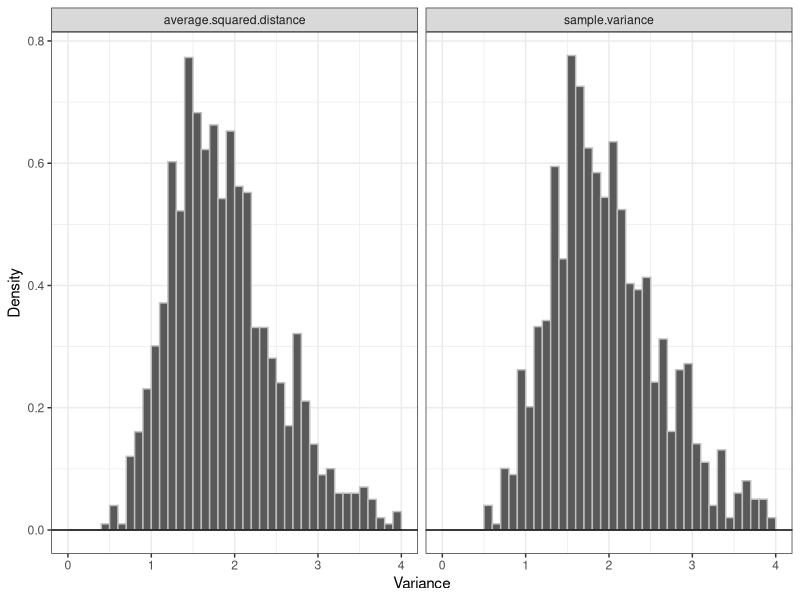
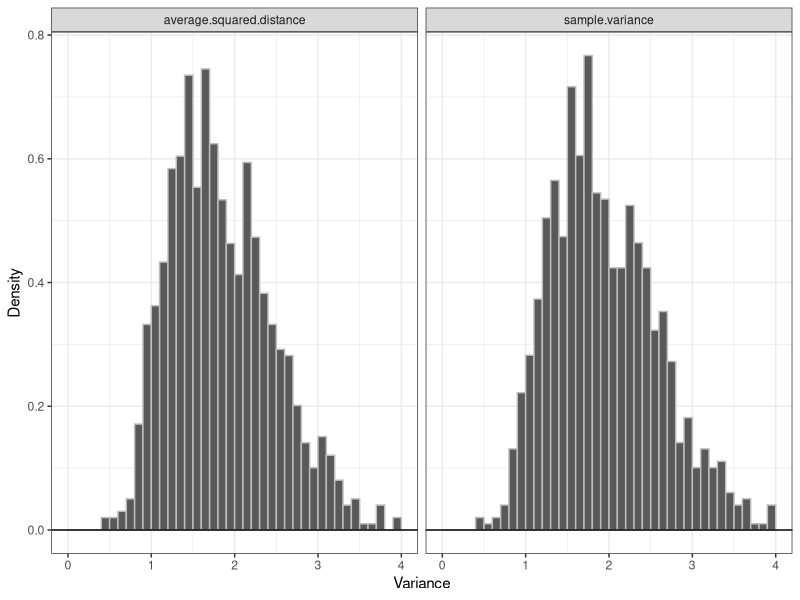
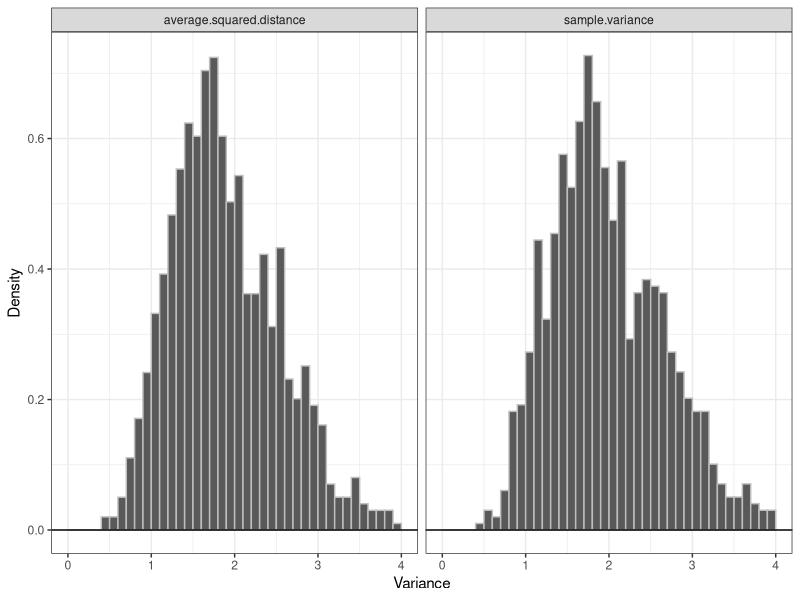
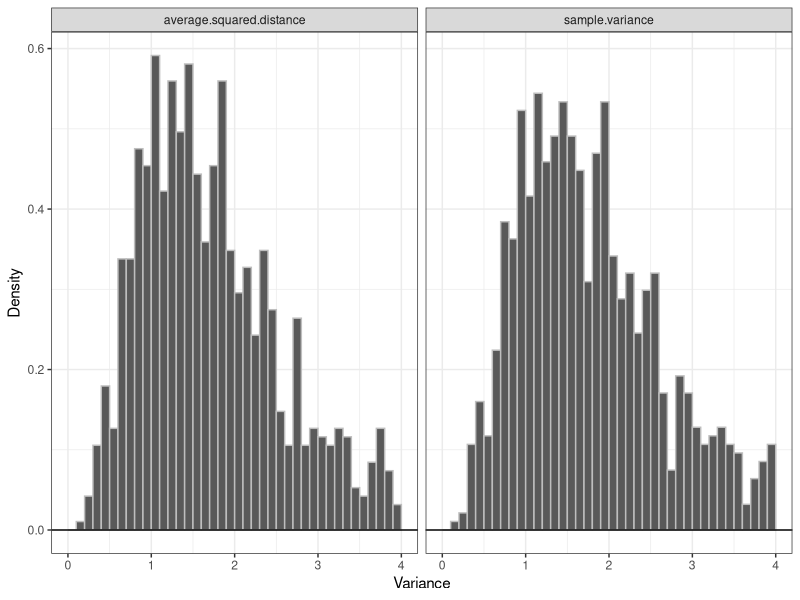
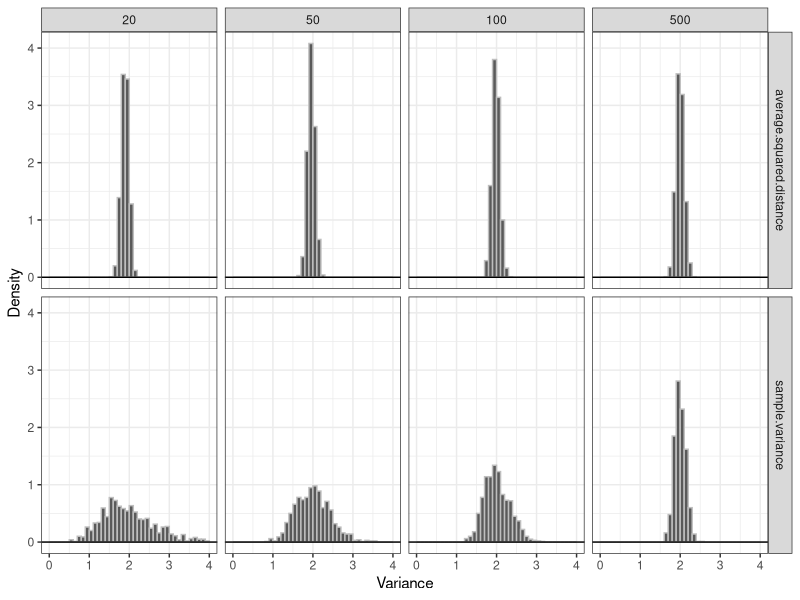
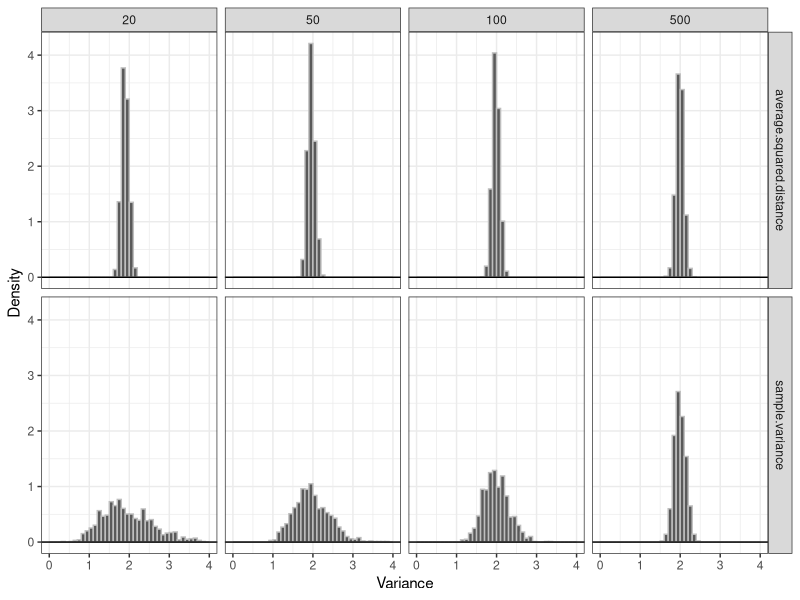
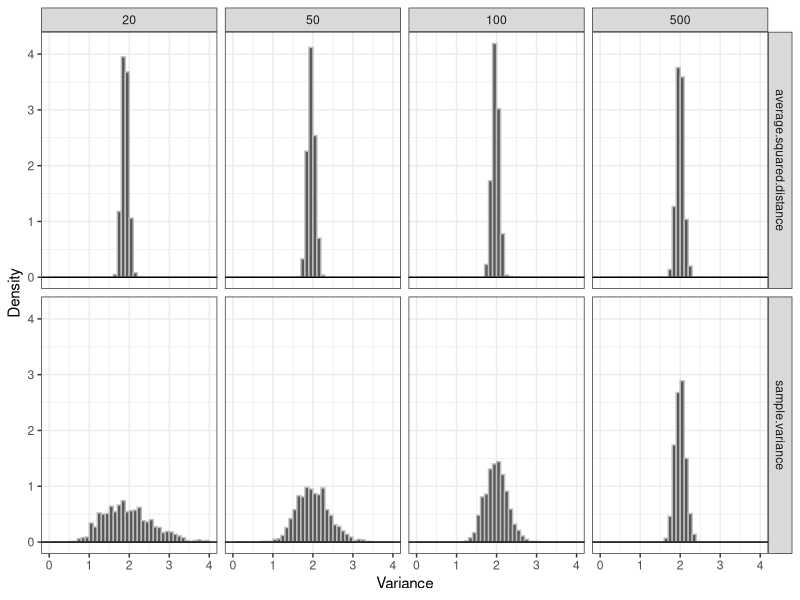
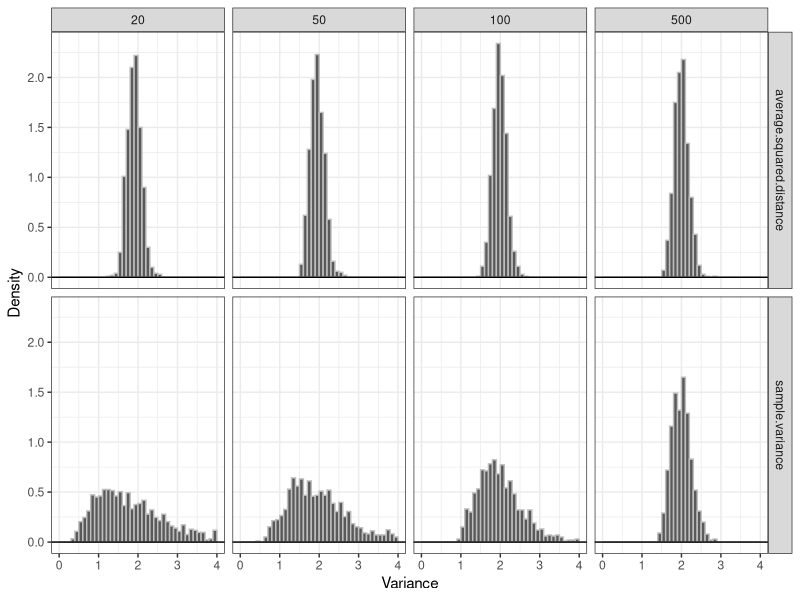

Here is the R script that generated these plots, in order:
## ---- chunk 1
#| echo: false

default_chunk_hook  <- knitr::knit_hooks$get("chunk")

latex_font_size <- c("Huge", "huge", "LARGE", "Large", 
                     "large", "normalsize", "small", 
                     "footnotesize", "scriptsize", "tiny")

knitr::knit_hooks$set(chunk = function(x, options) {
  x <- default_chunk_hook(x, options)
  if(options$size %in% latex_font_size) {
    paste0("\n \\", options$size, "\n\n", 
      x, 
      "\n\n \\normalsize"
    )
  } else {
    x
  }
})
## ---- chunk 2
#| label: load-packages
#| include: false
library(tidyverse)
library(patchwork)
## ---- chunk 3
set.seed(7272)

#Poisson Distribution
  psv = c()
  pad = c()
for(i in 1:1000){
  x = rpois(20, 2)
  psv[i] = var(x)
  pad[i] = ((20-1)/20)*var(x)
}
mean(psv)
mean(pad)

#Binomial Distribution
  bsv = c()
  bad = c()
for(i in 1:1000){
  x = rbinom(20, 50, (5-sqrt(21))/10)
  bsv[i] = var(x)
  bad[i] = ((20-1)/20)*var(x)
}
mean(psv)
mean(pad)

#Normal Distribution
  nsv = c()
  nad = c()
for(i in 1:1000){
  x = rnorm(20, 0, sqrt(2))
  nsv[i] = var(x)
  nad[i] = ((20-1)/20)*var(x)
}
mean(nsv)
mean(nad)

#Exponential Distribution
  esv = c()
  ead = c()
for(i in 1:1000){
  x = rexp(20, 1/(sqrt(2)))
  esv[i] = var(x)
  ead[i] = ((20-1)/20)*var(x)
}
mean(esv)
mean(ead)
## ---- chunk 4
#| label: fig-poisson
#| fig-cap: "Poisson Variance Estimation."
#| fig-width: 5
#| fig-height: 3
#| scale: "80%"
#| fig-align: "center"
#| size: scriptsize

ggdat.p <- tibble(sample.variance = psv,
                average.squared.distance = pad) |>
 pivot_longer(everything(),
 names_to = "Estimator",
 values_to = "Estimate")
 
ggplot(ggdat.p) +
 geom_histogram(aes(x = Estimate, 
                    y = after_stat(density)),
                    breaks=seq(0,4,0.1), color="grey")+
 geom_hline(yintercept=0)+
 theme_bw() +
 labs(x= "Variance",
      y="Density") +
 facet_wrap(~Estimator)
## ---- chunk 5
P.Estimate.Summary = ggdat.p|>
  group_by(Estimator) |>
  summarize(
    Bias = mean(Estimate) - 2,
    Mean = mean(Estimate),
    Precision = 1/(var(Estimate)),
    MSE = Bias^2 + var(Estimate),
  )
## ---- chunk 6
#| label: tbl-Poisson
#| tbl-cap: "Poisson-Variance-Estimates."
#| tbl-align: "center"
P.Estimate.Summary |>
  knitr::kable(digits = 2)
## ---- chunk 7
#| label: fig-binomial
#| fig-cap: "Binomial Variance Estimation."
#| fig-width: 5
#| fig-height: 3
#| scale: "80%"
#| fig-align: "center"
#| size: scriptsize

ggdat.b <- tibble(sample.variance = bsv,
                average.squared.distance = bad) |>
 pivot_longer(everything(),
 names_to = "Estimator",
 values_to = "Estimate")
 
ggplot(ggdat.b) +
 geom_histogram(aes(x = Estimate, 
                    y = after_stat(density)),
                    breaks=seq(0,4,0.1), color="grey")+
 geom_hline(yintercept=0)+
 theme_bw() +
 labs(x= "Variance",
      y="Density") +
 facet_wrap(~Estimator)
## ---- chunk 8
B.Estimate.Summary = ggdat.b|>
  group_by(Estimator) |>
  summarize(
    Bias = mean(Estimate) - 2,
    Mean = mean(Estimate),
    Precision = 1/(var(Estimate)),
    MSE = Bias^2 + var(Estimate),
  )
## ---- chunk 9
#| label: tbl-Binomial
#| tbl-cap: "Binomial-Variance-Estimates."
#| tbl-align: "center"
B.Estimate.Summary |>
  knitr::kable(digits = 2)
## ---- chunk 10
#| label: fig-normal
#| fig-cap: "Normal Variance Estimation."
#| fig-width: 5
#| fig-height: 3
#| scale: "80%"
#| fig-align: "center"
#| size: scriptsize

ggdat.n <- tibble(sample.variance = nsv,
                average.squared.distance = nad) |>
 pivot_longer(everything(),
 names_to = "Estimator",
 values_to = "Estimate")
 
ggplot(ggdat.n) +
 geom_histogram(aes(x = Estimate, 
                    y = after_stat(density)),
                    breaks=seq(0,4,0.1), color="grey")+
 geom_hline(yintercept=0)+
 theme_bw() +
 labs(x= "Variance",
      y="Density") +
 facet_wrap(~Estimator)
## ---- chunk 11
N.Estimate.Summary = ggdat.n|>
  group_by(Estimator) |>
  summarize(
    Bias = mean(Estimate) - 2,
    Mean = mean(Estimate),
    Precision = 1/(var(Estimate)),
    MSE = Bias^2 + var(Estimate),
  )
## ---- chunk 12
#| label: tbl-Normal
#| tbl-cap: "Normal-Variance-Estimates."
#| tbl-align: "center"
N.Estimate.Summary |>
  knitr::kable(digits = 2)
## ---- chunk 13
#| label: fig-exponential
#| fig-cap: "Exponential Variance Estimation."
#| fig-width: 5
#| fig-height: 3
#| scale: "80%"
#| fig-align: "center"
#| size: scriptsize

ggdat.e <- tibble(sample.variance = esv,
                average.squared.distance = ead) |>
 pivot_longer(everything(),
 names_to = "Estimator",
 values_to = "Estimate")
 
ggplot(ggdat.e) +
 geom_histogram(aes(x = Estimate, 
                    y = after_stat(density)),
                    breaks=seq(0,4,0.1), color="grey")+
 geom_hline(yintercept=0)+
 theme_bw() +
 labs(x= "Variance",
      y="Density") +
 facet_wrap(~Estimator)
## ---- chunk 14
E.Estimate.Summary = ggdat.e|>
  group_by(Estimator) |>
  summarize(
    Bias = mean(Estimate) - 2,
    Mean = mean(Estimate),
    Precision = 1/(var(Estimate)),
    MSE = Bias^2 + var(Estimate),
  )
## ---- chunk 15
#| label: tbl-Exponential
#| tbl-cap: "Exponential-Variance-Estimates."
#| tbl-align: "center"
E.Estimate.Summary |>
  knitr::kable(digits = 2)
## ---- chunk 16
set.seed(7272)

#Poisson Distribution
  psv = function(n) {
    psv_vals = numeric(1000)
    for (i in 1:1000) {
      x = rpois(n, 2)
      psv_vals[i] = var(x)
    }
    
    return(psv_vals)
  }

  pad = function(n) {
    pad_vals = numeric(1000)
    for (i in 1:1000) {
      x = rpois(n, 2)
      pad_vals[i] = ((n-1)/n)*var(x)
    }
    
    return(pad_vals)
  }

#Binomial Distribution
  bsv = function(n) {
    bsv_vals = numeric(1000)
    for (i in 1:1000) {
      x = rbinom(n, 50, (5-sqrt(21))/10)
      bsv_vals[i] = var(x)
    }
    
    return(bsv_vals)
  }

  bad = function(n) {
    bad_vals = numeric(1000)
    for (i in 1:1000) {
      x = rbinom(n, 50, (5-sqrt(21))/10)
      bad_vals[i] = ((n-1)/n)*var(x)
    }
    
    return(bad_vals)
  }

#Normal Distribution

  nsv = function(n) {
    nsv_vals = numeric(1000)
    for (i in 1:1000) {
      x =  rnorm(n, 0, sqrt(2))
      nsv_vals[i] = var(x)
    }
    
    return(nsv_vals)
  }

  nad = function(n) {
    nad_vals = numeric(1000)
    for (i in 1:1000) {
      x =  rnorm(n, 0, sqrt(2))
      nad_vals[i] = ((n-1)/n)*var(x)
    }
    
    return(nad_vals)
  }

#Exponential Distribution
  esv = function(n) {
    esv_vals = numeric(1000)
    for (i in 1:1000) {
      x =  rexp(n, 1/(sqrt(2)))
      esv_vals[i] = var(x)
    }
    
    return(esv_vals)
  }

  ead = function(n) {
    ead_vals = numeric(1000)
    for (i in 1:1000) {
      x =  rexp(n, 1/(sqrt(2)))
      ead_vals[i] = ((n-1)/n)*var(x)
    }
    
    return(ead_vals)
  }
## ---- chunk 17
#| label: fig-poisson2
#| fig-cap: "Poisson Variance Estimation."
#| fig-width: 12
#| fig-height: 6
#| scale: "80%"
#| fig-align: "center"
#| size: scriptsize

n_values <- c(20, 50, 100, 500)

ggdat.p <- lapply(n_values, function(n) {
  tibble(
    n = n,
    sample.variance = psv(n),
    average.squared.distance = pad(n)
  )
}) |>
  bind_rows() |>
  pivot_longer(
    cols = c(sample.variance, average.squared.distance),
    names_to = "Estimator",
    values_to = "Estimate"
  )

ggplot(ggdat.p) +
  geom_histogram(
    aes(x = Estimate, y = after_stat(density)),
    breaks = seq(0, 4, 0.1),
    color = "grey"
  ) +
  geom_hline(yintercept = 0) +
  theme_bw() +
  labs(x = "Variance", y = "Density") +
  facet_grid(Estimator ~ n)
## ---- chunk 18
P.Estimate.Summary = ggdat.p|>
  group_by(n, Estimator) |>
  summarize(
    Bias = mean(Estimate) - 2,
    Mean = mean(Estimate),
    Variance = var(Estimate),
    Precision = 1/(var(Estimate)),
    MSE = Bias^2 + var(Estimate),
  )
## ---- chunk 19
#| label: tbl-Poisson2
#| tbl-cap: "Poisson-Variance-Estimates."
#| tbl-align: "center"
P.Estimate.Summary |>
  knitr::kable(digits = 2)
## ---- chunk 20
#| label: fig-binomial2
#| fig-cap: "Binomial Variance Estimation."
#| fig-width: 12
#| fig-height: 6
#| scale: "80%"
#| fig-align: "center"
#| size: scriptsize

n_values = c(20, 50, 100, 500)

ggdat.b = lapply(n_values, function(n) {
  tibble(
    n = n,
    sample.variance = bsv(n),
    average.squared.distance = bad(n)
  )
}) |>
  bind_rows() |>
  pivot_longer(
    cols = c(sample.variance, average.squared.distance),
    names_to = "Estimator",
    values_to = "Estimate"
  )

ggplot(ggdat.b) +
  geom_histogram(
    aes(x = Estimate, y = after_stat(density)),
    breaks = seq(0, 4, 0.1),
    color = "grey"
  ) +
  geom_hline(yintercept = 0) +
  theme_bw() +
  labs(x = "Variance", y = "Density") +
  facet_grid(Estimator ~ n)
## ---- chunk 21
B.Estimate.Summary = ggdat.b|>
  group_by(n, Estimator) |>
  summarize(
    Bias = mean(Estimate) - 2,
    Mean = mean(Estimate),
    Variance = var(Estimate),
    Precision = 1/(var(Estimate)),
    MSE = Bias^2 + var(Estimate),
  )
## ---- chunk 22
#| label: tbl-Binomial2
#| tbl-cap: "Binomial-Variance-Estimates."
#| tbl-align: "center"
B.Estimate.Summary |>
  knitr::kable(digits = 2)
## ---- chunk 23
#| label: fig-normal2
#| fig-cap: "Normal Variance Estimation."
#| fig-width: 12
#| fig-height: 6
#| scale: "80%"
#| fig-align: "center"
#| size: scriptsize

n_values = c(20, 50, 100, 500)

ggdat.n = lapply(n_values, function(n) {
  tibble(
    n = n,
    sample.variance = nsv(n),
    average.squared.distance = nad(n)
  )
}) |>
  bind_rows() |>
  pivot_longer(
    cols = c(sample.variance, average.squared.distance),
    names_to = "Estimator",
    values_to = "Estimate"
  )

ggplot(ggdat.n) +
  geom_histogram(
    aes(x = Estimate, y = after_stat(density)),
    breaks = seq(0, 4, 0.1),
    color = "grey"
  ) +
  geom_hline(yintercept = 0) +
  theme_bw() +
  labs(x = "Variance", y = "Density") +
  facet_grid(Estimator ~ n)
## ---- chunk 24
N.Estimate.Summary = ggdat.n|>
  group_by(n, Estimator) |>
  summarize(
    Bias = mean(Estimate) - 2,
    Mean = mean(Estimate),
    Variance = var(Estimate),
    Precision = 1/(var(Estimate)),
    MSE = Bias^2 + var(Estimate),
  )
## ---- chunk 25
#| label: tbl-Normal2
#| tbl-cap: "Normal-Variance-Estimates."
#| tbl-align: "center"
N.Estimate.Summary |>
  knitr::kable(digits = 2)
## ---- chunk 26
#| label: fig-exponential2
#| fig-cap: "Exponential Variance Estimation."
#| fig-width: 12
#| fig-height: 6
#| scale: "80%"
#| fig-align: "center"
#| size: scriptsize

n_values = c(20, 50, 100, 500)

ggdat.e = lapply(n_values, function(n) {
  tibble(
    n = n,
    sample.variance = esv(n),
    average.squared.distance = ead(n)
  )
}) |>
  bind_rows() |>
  pivot_longer(
    cols = c(sample.variance, average.squared.distance),
    names_to = "Estimator",
    values_to = "Estimate"
  )

ggplot(ggdat.e) +
  geom_histogram(
    aes(x = Estimate, y = after_stat(density)),
    breaks = seq(0, 4, 0.1),
    color = "grey"
  ) +
  geom_hline(yintercept = 0) +
  theme_bw() +
  labs(x = "Variance", y = "Density") +
  facet_grid(Estimator ~ n)
## ---- chunk 27
E.Estimate.Summary = ggdat.e|>
  group_by(n, Estimator) |>
  summarize(
    Bias = mean(Estimate) - 2,
    Mean = mean(Estimate),
    Variance = var(Estimate),
    Precision = 1/(var(Estimate)),
    MSE = Bias^2 + var(Estimate),
  )
## ---- chunk 28
#| label: tbl-Exponential2
#| tbl-cap: "Exponential-Variance-Estimates."
#| tbl-align: "center"
E.Estimate.Summary |>
  knitr::kable(digits = 2)
## ---- chunk 29
#| label: fig-poisson3
#| fig-cap: "Poisson Density Plot Variance Estimation."
#| fig-width: 12
#| fig-height: 6
#| scale: "80%"
#| fig-align: "center"
#| size: scriptsize

set.seed(7272)
library(ggridges)

ggplot(ggdat.p) +
geom_density_ridges(aes(x = Estimate, y=0, color=`Estimator`), fill=NA) +
geom_hline(yintercept = 0) +
ggtitle("Poisson") +
# lets each facet panel have its own x and y axes instead of forcing them to share the same range
facet_wrap(~ n, scales = "free") +
ylab("Density") +
theme_bw()

## ---- chunk 30
#| label: fig-binomial3
#| fig-cap: "Binomial Density Plot Variance Estimation."
#| fig-width: 12
#| fig-height: 6
#| scale: "80%"
#| fig-align: "center"
#| size: scriptsize

set.seed(7272)

ggplot(ggdat.b) +
geom_density_ridges(aes(x = Estimate, y=0, color=`Estimator`), fill=NA) +
geom_hline(yintercept = 0) +
ggtitle("Binomial") +
# lets each facet panel have its own x and y axes instead of forcing them to share the same range
facet_wrap(~ n, scales = "free") +
ylab("Density") +
theme_bw()

## ---- chunk 31
#| label: fig-normal3
#| fig-cap: "Normal Density Plot Variance Estimation."
#| fig-width: 12
#| fig-height: 6
#| scale: "80%"
#| fig-align: "center"
#| size: scriptsize

set.seed(7272)

ggplot(ggdat.n) +
geom_density_ridges(aes(x = Estimate, y=0, color=`Estimator`), fill=NA) +
geom_hline(yintercept = 0) +
ggtitle("Normal") +
# lets each facet panel have its own x and y axes instead of forcing them to share the same range
facet_wrap(~ n, scales = "free") +
ylab("Density") +
theme_bw()

## ---- chunk 32
#| label: fig-exponential3
#| fig-cap: "Exponential Density Plot Variance Estimation."
#| fig-width: 12
#| fig-height: 6
#| scale: "80%"
#| fig-align: "center"
#| size: scriptsize

set.seed(7272)

ggplot(ggdat.e) +
geom_density_ridges(aes(x = Estimate, y=0, color=`Estimator`), fill=NA) +
geom_hline(yintercept = 0) +
ggtitle("Exponential") +
# lets each facet panel have its own x and y axes instead of forcing them to share the same range
facet_wrap(~ n, scales = "free") +
ylab("Density") +
theme_bw()

## ---- chunk 33
set.seed(7272)

n.values = c(20, 50, 100, 500)

# poisson
 pois.sample = list()
 psv_b = list()
 pad_b = list()
 psv = rep(NA, 1000)
 pad = rep(NA, 1000)
 
for(n in n.values){
# take 1 random sample of different sizes
  pois.sample[[as.character(n)]] <- rpois(n = n, lambda = 2)
  for(i in 1:1000){
    curr.sample = sample(pois.sample[[as.character(n)]], size = n, replace = TRUE)
    x_bar = mean(curr.sample)
    psv[i] = sum((curr.sample - x_bar)^2) / (n - 1)
    pad[i] = sum((curr.sample - x_bar)^2) / n
  }
  psv_b[[as.character(n)]] = psv
  pad_b[[as.character(n)]] = pad
}

# binomial
 binom.sample = list()
 bsv_b = list()
 bad_b = list()
 bsv = rep(NA, 1000)
 bad = rep(NA, 1000)
 
for(n in n.values){
# take 1 random sample of different sizes
  binom.sample[[as.character(n)]] = rbinom(n, 50, (5-sqrt(21))/10)
  for(i in 1:1000){
    curr.sample = sample(binom.sample[[as.character(n)]], size = n, replace = TRUE)
    x_bar = mean(curr.sample)
    bsv[i] = sum((curr.sample - x_bar)^2) / (n - 1)
    bad[i] = sum((curr.sample - x_bar)^2) / n
  }
  bsv_b[[as.character(n)]] = bsv
  bad_b[[as.character(n)]] = bad
}

# normal
 norm.sample = list()
 nsv_b = list()
 nad_b = list()
 nsv = rep(NA, 1000)
 nad = rep(NA, 1000)
 
for(n in n.values){
# take 1 random sample of different sizes
  norm.sample[[as.character(n)]] = rnorm(n, 0, sqrt(2))
  for(i in 1:1000){
    curr.sample = sample(norm.sample[[as.character(n)]], size = n, replace = TRUE)
    x_bar = mean(curr.sample)
    nsv[i] = sum((curr.sample - x_bar)^2) / (n - 1)
    nad[i] = sum((curr.sample - x_bar)^2) / n
  }
  nsv_b[[as.character(n)]] = nsv
  nad_b[[as.character(n)]] = nad
}

# exponential
 exp.sample = list()
 esv_b = list()
 ead_b = list()
 esv = rep(NA, 1000)
 ead = rep(NA, 1000)
 
for(n in n.values){
# take 1 random sample of different sizes
  exp.sample[[as.character(n)]] = rexp(n, 1/(sqrt(2)))
  for(i in 1:1000){
    curr.sample = sample(exp.sample[[as.character(n)]], size = n, replace = TRUE)
    x_bar = mean(curr.sample)
    esv[i] = sum((curr.sample - x_bar)^2) / (n - 1)
    ead[i] = sum((curr.sample - x_bar)^2) / n
  }
  esv_b[[as.character(n)]] = esv
  ead_b[[as.character(n)]] = ead
}
## ---- chunk 34
#| label: fig-poisson-bootstrap
#| fig-cap: "Poisson Density Plot Variance Estimation with Bootstrapping."
#| fig-width: 12
#| fig-height: 6
#| scale: "80%"
#| fig-align: "center"
#| size: scriptsize

ggdat.pb <- tibble(
Estimator = rep(c("psv", "pad"), each = 1000, times = 4),
n = factor(rep(c("n=20", "n=50", "n=100", "n=500"), each = 2000),
levels = c("n=20", "n=50", "n=100", "n=500")),
Estimate = c(psv_b[["20"]], pad_b[["20"]],
psv_b[["50"]], pad_b[["50"]],
psv_b[["100"]], pad_b[["100"]],
psv_b[["500"]], pad_b[["500"]])
)

ggplot(ggdat.pb) +
geom_density_ridges(aes(x = Estimate, y=0, color=`Estimator`), fill=NA) +
geom_hline(yintercept = 0) +
ggtitle("Poisson") +
# lets each facet panel have its own x and y axes instead of forcing them to share the same range
facet_wrap(~ n, scales = "free") +
ylab("Density") +
theme_bw()

## ---- chunk 35
#| label: fig-binomial-bootstrap
#| fig-cap: "Binomial Density Plot Variance Estimation with Bootstrapping."
#| fig-width: 12
#| fig-height: 6
#| scale: "80%"
#| fig-align: "center"
#| size: scriptsize

ggdat.bb <- tibble(
Estimator = rep(c("bsv", "bad"), each = 1000, times = 4),
n = factor(rep(c("n=20", "n=50", "n=100", "n=500"), each = 2000),
levels = c("n=20", "n=50", "n=100", "n=500")),
Estimate = c(bsv_b[["20"]], bad_b[["20"]],
bsv_b[["50"]], bad_b[["50"]],
bsv_b[["100"]], bad_b[["100"]],
bsv_b[["500"]], bad_b[["500"]])
)

ggplot(ggdat.bb) +
geom_density_ridges(aes(x = Estimate, y=0, color=`Estimator`), fill=NA) +
geom_hline(yintercept = 0) +
ggtitle("Binomial") +
# lets each facet panel have its own x and y axes instead of forcing them to share the same range
facet_wrap(~ n, scales = "free") +
ylab("Density") +
theme_bw()

## ---- chunk 36
#| label: fig-normal-bootstrap
#| fig-cap: "Normal Density Plot Variance Estimation with Bootstrapping."
#| fig-width: 12
#| fig-height: 6
#| scale: "80%"
#| fig-align: "center"
#| size: scriptsize

ggdat.nb <- tibble(
Estimator = rep(c("psv", "pad"), each = 1000, times = 4),
n = factor(rep(c("n=20", "n=50", "n=100", "n=500"), each = 2000),
levels = c("n=20", "n=50", "n=100", "n=500")),
Estimate = c(nsv_b[["20"]], nad_b[["20"]],
nsv_b[["50"]], nad_b[["50"]],
nsv_b[["100"]], nad_b[["100"]],
nsv_b[["500"]], nad_b[["500"]])
)

ggplot(ggdat.nb) +
geom_density_ridges(aes(x = Estimate, y=0, color=`Estimator`), fill=NA) +
geom_hline(yintercept = 0) +
ggtitle("Normal") +
# lets each facet panel have its own x and y axes instead of forcing them to share the same range
facet_wrap(~ n, scales = "free") +
ylab("Density") +
theme_bw()
## ---- chunk 37
#| label: fig-exponential-bootstrap
#| fig-cap: "Exponential Density Plot Variance Estimation with Bootstrapping."
#| fig-width: 12
#| fig-height: 6
#| scale: "80%"
#| fig-align: "center"
#| size: scriptsize

ggdat.eb <- tibble(
Estimator = rep(c("psv", "pad"), each = 1000, times = 4),
n = factor(rep(c("n=20", "n=50", "n=100", "n=500"), each = 2000),
levels = c("n=20", "n=50", "n=100", "n=500")),
Estimate = c(psv_b[["20"]], pad_b[["20"]],
psv_b[["50"]], pad_b[["50"]],
psv_b[["100"]], pad_b[["100"]],
psv_b[["500"]], pad_b[["500"]])
)

ggplot(ggdat.eb) +
geom_density_ridges(aes(x = Estimate, y=0, color=`Estimator`), fill=NA) +
geom_hline(yintercept = 0) +
ggtitle("Exponential") +
# lets each facet panel have its own x and y axes instead of forcing them to share the same range
facet_wrap(~ n, scales = "free") +
ylab("Density") +
theme_bw()
## ---- chunk 38
set.seed(1325)

n.values = c(20, 50, 100, 500)

# poisson
 pois.sample = list()
 psv_b = list()
 pad_b = list()
 psv = rep(NA, 1000)
 pad = rep(NA, 1000)
 
for(n in n.values){
# take 1 random sample of different sizes
  pois.sample[[as.character(n)]] <- rpois(n = n, lambda = 2)
  for(i in 1:1000){
    curr.sample = sample(pois.sample[[as.character(n)]], size = n, replace = TRUE)
    x_bar = mean(curr.sample)
    psv[i] = sum((curr.sample - x_bar)^2) / (n - 1)
    pad[i] = sum((curr.sample - x_bar)^2) / n
  }
  psv_b[[as.character(n)]] = psv
  pad_b[[as.character(n)]] = pad
}

# binomial
 binom.sample = list()
 bsv_b = list()
 bad_b = list()
 bsv = rep(NA, 1000)
 bad = rep(NA, 1000)
 
for(n in n.values){
# take 1 random sample of different sizes
  binom.sample[[as.character(n)]] = rbinom(n, 50, (5-sqrt(21))/10)
  for(i in 1:1000){
    curr.sample = sample(binom.sample[[as.character(n)]], size = n, replace = TRUE)
    x_bar = mean(curr.sample)
    bsv[i] = sum((curr.sample - x_bar)^2) / (n - 1)
    bad[i] = sum((curr.sample - x_bar)^2) / n
  }
  bsv_b[[as.character(n)]] = bsv
  bad_b[[as.character(n)]] = bad
}

# normal
 norm.sample = list()
 nsv_b = list()
 nad_b = list()
 nsv = rep(NA, 1000)
 nad = rep(NA, 1000)
 
for(n in n.values){
# take 1 random sample of different sizes
  norm.sample[[as.character(n)]] = rnorm(n, 0, sqrt(2))
  for(i in 1:1000){
    curr.sample = sample(norm.sample[[as.character(n)]], size = n, replace = TRUE)
    x_bar = mean(curr.sample)
    nsv[i] = sum((curr.sample - x_bar)^2) / (n - 1)
    nad[i] = sum((curr.sample - x_bar)^2) / n
  }
  nsv_b[[as.character(n)]] = nsv
  nad_b[[as.character(n)]] = nad
}

# exponential
 exp.sample = list()
 esv_b = list()
 ead_b = list()
 esv = rep(NA, 1000)
 ead = rep(NA, 1000)
 
for(n in n.values){
# take 1 random sample of different sizes
  exp.sample[[as.character(n)]] = rexp(n, 1/(sqrt(2)))
  for(i in 1:1000){
    curr.sample = sample(exp.sample[[as.character(n)]], size = n, replace = TRUE)
    x_bar = mean(curr.sample)
    esv[i] = sum((curr.sample - x_bar)^2) / (n - 1)
    ead[i] = sum((curr.sample - x_bar)^2) / n
  }
  esv_b[[as.character(n)]] = esv
  ead_b[[as.character(n)]] = ead
}
## ---- chunk 39
#| label: fig-poisson-bootstrap2
#| fig-cap: "Poisson Density Plot Variance Estimation with Bootstrapping."
#| fig-width: 12
#| fig-height: 6
#| scale: "80%"
#| fig-align: "center"
#| size: scriptsize

ggdat.pb <- tibble(
Estimator = rep(c("psv", "pad"), each = 1000, times = 4),
n = factor(rep(c("n=20", "n=50", "n=100", "n=500"), each = 2000),
levels = c("n=20", "n=50", "n=100", "n=500")),
Estimate = c(psv_b[["20"]], pad_b[["20"]],
psv_b[["50"]], pad_b[["50"]],
psv_b[["100"]], pad_b[["100"]],
psv_b[["500"]], pad_b[["500"]])
)

ggplot(ggdat.pb) +
geom_density_ridges(aes(x = Estimate, y=0, color=`Estimator`), fill=NA) +
geom_hline(yintercept = 0) +
ggtitle("Poisson") +
# lets each facet panel have its own x and y axes instead of forcing them to share the same range
facet_wrap(~ n, scales = "free") +
ylab("Density") +
theme_bw()

## ---- chunk 40
#| label: fig-binomial-bootstrap2
#| fig-cap: "Binomial Density Plot Variance Estimation with Bootstrapping."
#| fig-width: 12
#| fig-height: 6
#| scale: "80%"
#| fig-align: "center"
#| size: scriptsize

ggdat.bb <- tibble(
Estimator = rep(c("bsv", "bad"), each = 1000, times = 4),
n = factor(rep(c("n=20", "n=50", "n=100", "n=500"), each = 2000),
levels = c("n=20", "n=50", "n=100", "n=500")),
Estimate = c(bsv_b[["20"]], bad_b[["20"]],
bsv_b[["50"]], bad_b[["50"]],
bsv_b[["100"]], bad_b[["100"]],
bsv_b[["500"]], bad_b[["500"]])
)

ggplot(ggdat.bb) +
geom_density_ridges(aes(x = Estimate, y=0, color=`Estimator`), fill=NA) +
geom_hline(yintercept = 0) +
ggtitle("Binomial") +
# lets each facet panel have its own x and y axes instead of forcing them to share the same range
facet_wrap(~ n, scales = "free") +
ylab("Density") +
theme_bw()

## ---- chunk 41
#| label: fig-normal-bootstrap2
#| fig-cap: "Normal Density Plot Variance Estimation with Bootstrapping."
#| fig-width: 12
#| fig-height: 6
#| scale: "80%"
#| fig-align: "center"
#| size: scriptsize

ggdat.nb <- tibble(
Estimator = rep(c("psv", "pad"), each = 1000, times = 4),
n = factor(rep(c("n=20", "n=50", "n=100", "n=500"), each = 2000),
levels = c("n=20", "n=50", "n=100", "n=500")),
Estimate = c(nsv_b[["20"]], nad_b[["20"]],
nsv_b[["50"]], nad_b[["50"]],
nsv_b[["100"]], nad_b[["100"]],
nsv_b[["500"]], nad_b[["500"]])
)

ggplot(ggdat.nb) +
geom_density_ridges(aes(x = Estimate, y=0, color=`Estimator`), fill=NA) +
geom_hline(yintercept = 0) +
ggtitle("Normal") +
# lets each facet panel have its own x and y axes instead of forcing them to share the same range
facet_wrap(~ n, scales = "free") +
ylab("Density") +
theme_bw()
## ---- chunk 42
#| label: fig-exponential-bootstrap2
#| fig-cap: "Exponential Density Plot Variance Estimation with Bootstrapping."
#| fig-width: 12
#| fig-height: 6
#| scale: "80%"
#| fig-align: "center"
#| size: scriptsize


ggdat.eb <- tibble(
Estimator = rep(c("psv", "pad"), each = 1000, times = 4),
n = factor(rep(c("n=20", "n=50", "n=100", "n=500"), each = 2000),
levels = c("n=20", "n=50", "n=100", "n=500")),
Estimate = c(esv_b[["20"]], ead_b[["20"]],
esv_b[["50"]], ead_b[["50"]],
esv_b[["100"]], ead_b[["100"]],
esv_b[["500"]], ead_b[["500"]])
)

ggplot(ggdat.eb) +
geom_density_ridges(aes(x = Estimate, y=0, color=`Estimator`), fill=NA) +
geom_hline(yintercept = 0) +
ggtitle("Exponential") +
# lets each facet panel have its own x and y axes instead of forcing them to share the same range
facet_wrap(~ n, scales = "free") +
ylab("Density") +
theme_bw()

## ---- chunk 43
set.seed(3434)

n.values = c(20, 50, 100, 500)

# poisson
 pois.sample = list()
 psv_b = list()
 pad_b = list()
 psv = rep(NA, 1000)
 pad = rep(NA, 1000)
 
for(n in n.values){
# take 1 random sample of different sizes
  pois.sample[[as.character(n)]] <- rpois(n = n, lambda = 2)
  for(i in 1:1000){
    curr.sample = sample(pois.sample[[as.character(n)]], size = n, replace = TRUE)
    x_bar = mean(curr.sample)
    psv[i] = sum((curr.sample - x_bar)^2) / (n - 1)
    pad[i] = sum((curr.sample - x_bar)^2) / n
  }
  psv_b[[as.character(n)]] = psv
  pad_b[[as.character(n)]] = pad
}

# binomial
 binom.sample = list()
 bsv_b = list()
 bad_b = list()
 bsv = rep(NA, 1000)
 bad = rep(NA, 1000)
 
for(n in n.values){
# take 1 random sample of different sizes
  binom.sample[[as.character(n)]] = rbinom(n, 50, (5-sqrt(21))/10)
  for(i in 1:1000){
    curr.sample = sample(binom.sample[[as.character(n)]], size = n, replace = TRUE)
    x_bar = mean(curr.sample)
    bsv[i] = sum((curr.sample - x_bar)^2) / (n - 1)
    bad[i] = sum((curr.sample - x_bar)^2) / n
  }
  bsv_b[[as.character(n)]] = bsv
  bad_b[[as.character(n)]] = bad
}

# normal
 norm.sample = list()
 nsv_b = list()
 nad_b = list()
 nsv = rep(NA, 1000)
 nad = rep(NA, 1000)
 
for(n in n.values){
# take 1 random sample of different sizes
  norm.sample[[as.character(n)]] = rnorm(n, 0, sqrt(2))
  for(i in 1:1000){
    curr.sample = sample(norm.sample[[as.character(n)]], size = n, replace = TRUE)
    x_bar = mean(curr.sample)
    nsv[i] = sum((curr.sample - x_bar)^2) / (n - 1)
    nad[i] = sum((curr.sample - x_bar)^2) / n
  }
  nsv_b[[as.character(n)]] = nsv
  nad_b[[as.character(n)]] = nad
}

# exponential
 exp.sample = list()
 esv_b = list()
 ead_b = list()
 esv = rep(NA, 1000)
 ead = rep(NA, 1000)
 
for(n in n.values){
# take 1 random sample of different sizes
  exp.sample[[as.character(n)]] = rexp(n, 1/(sqrt(2)))
  for(i in 1:1000){
    curr.sample = sample(exp.sample[[as.character(n)]], size = n, replace = TRUE)
    x_bar = mean(curr.sample)
    esv[i] = sum((curr.sample - x_bar)^2) / (n - 1)
    ead[i] = sum((curr.sample - x_bar)^2) / n
  }
  esv_b[[as.character(n)]] = esv
  ead_b[[as.character(n)]] = ead
}
## ---- chunk 44
#| label: fig-poisson-bootstrap3
#| fig-cap: "Poisson Density Plot Variance Estimation with Bootstrapping."
#| fig-width: 12
#| fig-height: 6
#| scale: "80%"
#| fig-align: "center"
#| size: scriptsize

ggdat.pb <- tibble(
Estimator = rep(c("psv", "pad"), each = 1000, times = 4),
n = factor(rep(c("n=20", "n=50", "n=100", "n=500"), each = 2000),
levels = c("n=20", "n=50", "n=100", "n=500")),
Estimate = c(psv_b[["20"]], pad_b[["20"]],
psv_b[["50"]], pad_b[["50"]],
psv_b[["100"]], pad_b[["100"]],
psv_b[["500"]], pad_b[["500"]])
)

ggplot(ggdat.pb) +
geom_density_ridges(aes(x = Estimate, y=0, color=`Estimator`), fill=NA) +
geom_hline(yintercept = 0) +
ggtitle("Poisson") +
# lets each facet panel have its own x and y axes instead of forcing them to share the same range
facet_wrap(~ n, scales = "free") +
ylab("Density") +
theme_bw()

## ---- chunk 45
#| label: fig-binomial-bootstrap3
#| fig-cap: "Binomial Density Plot Variance Estimation with Bootstrapping."
#| fig-width: 12
#| fig-height: 6
#| scale: "80%"
#| fig-align: "center"
#| size: scriptsize

ggdat.bb <- tibble(
Estimator = rep(c("bsv", "bad"), each = 1000, times = 4),
n = factor(rep(c("n=20", "n=50", "n=100", "n=500"), each = 2000),
levels = c("n=20", "n=50", "n=100", "n=500")),
Estimate = c(bsv_b[["20"]], bad_b[["20"]],
bsv_b[["50"]], bad_b[["50"]],
bsv_b[["100"]], bad_b[["100"]],
bsv_b[["500"]], bad_b[["500"]])
)

ggplot(ggdat.bb) +
geom_density_ridges(aes(x = Estimate, y=0, color=`Estimator`), fill=NA) +
geom_hline(yintercept = 0) +
ggtitle("Binomial") +
# lets each facet panel have its own x and y axes instead of forcing them to share the same range
facet_wrap(~ n, scales = "free") +
ylab("Density") +
theme_bw()

## ---- chunk 46
#| label: fig-normal-bootstrap3
#| fig-cap: "Normal Density Plot Variance Estimation with Bootstrapping."
#| fig-width: 12
#| fig-height: 6
#| scale: "80%"
#| fig-align: "center"
#| size: scriptsize

ggdat.nb <- tibble(
Estimator = rep(c("psv", "pad"), each = 1000, times = 4),
n = factor(rep(c("n=20", "n=50", "n=100", "n=500"), each = 2000),
levels = c("n=20", "n=50", "n=100", "n=500")),
Estimate = c(nsv_b[["20"]], nad_b[["20"]],
nsv_b[["50"]], nad_b[["50"]],
nsv_b[["100"]], nad_b[["100"]],
nsv_b[["500"]], nad_b[["500"]])
)

ggplot(ggdat.nb) +
geom_density_ridges(aes(x = Estimate, y=0, color=`Estimator`), fill=NA) +
geom_hline(yintercept = 0) +
ggtitle("Normal") +
# lets each facet panel have its own x and y axes instead of forcing them to share the same range
facet_wrap(~ n, scales = "free") +
ylab("Density") +
theme_bw()
## ---- chunk 47
#| label: fig-exponential-bootstrap3
#| fig-cap: "Exponential Density Plot Variance Estimation with Bootstrapping."
#| fig-width: 12
#| fig-height: 6
#| scale: "80%"
#| fig-align: "center"
#| size: scriptsize

set.seed(7272)

ggdat.eb <- tibble(
Estimator = rep(c("psv", "pad"), each = 1000, times = 4),
n = factor(rep(c("n=20", "n=50", "n=100", "n=500"), each = 2000),
levels = c("n=20", "n=50", "n=100", "n=500")),
Estimate = c(esv_b[["20"]], ead_b[["20"]],
esv_b[["50"]], ead_b[["50"]],
esv_b[["100"]], ead_b[["100"]],
esv_b[["500"]], ead_b[["500"]])
)

ggplot(ggdat.eb) +
geom_density_ridges(aes(x = Estimate, y=0, color=`Estimator`), fill=NA) +
geom_hline(yintercept = 0) +
ggtitle("Exponential") +
# lets each facet panel have its own x and y axes instead of forcing them to share the same range
facet_wrap(~ n, scales = "free") +
ylab("Density") +
theme_bw()
